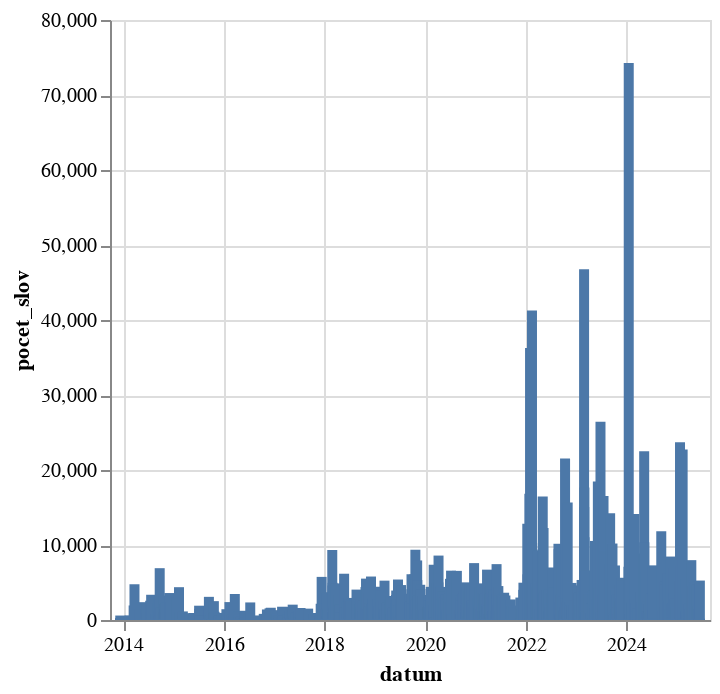

The notebook cell saved with this chart:
### Code cell
alt.Chart(
    df.filter(pl.col("mluvci").str.contains("Tomio Okamura")).sort(by="datum").group_by_dynamic(index_column="datum",every="1d").agg(pl.col("pocet_slov").sum()).to_pandas()
).mark_bar(
).encode(
    alt.X("datum:T"),
    alt.Y("pocet_slov:Q")
)

### Figure 1 — Vega-Lite specification as saved in the notebook (floating-point values rounded to 4 significant figures; data arrays with more than 128 entries replaced by an {"elided": "..."} marker saying what was removed)
{"config": {"view": {"continuousWidth": 300, "continuousHeight": 300}}, "data": {"name": "data-2ea2fbd7d6748e41e059a4e0d5d39938"}, "mark": {"type": "bar"}, "encoding": {"x": {"field": "datum", "type": "temporal"}, "y": {"field": "pocet_slov", "type": "quantitative"}}, "$schema": "https://vega.github.io/schema/vega-lite/v5.8.0.json", "datasets": {"data-2ea2fbd7d6748e41e059a4e0d5d39938": {"elided": "651 records"}}}
